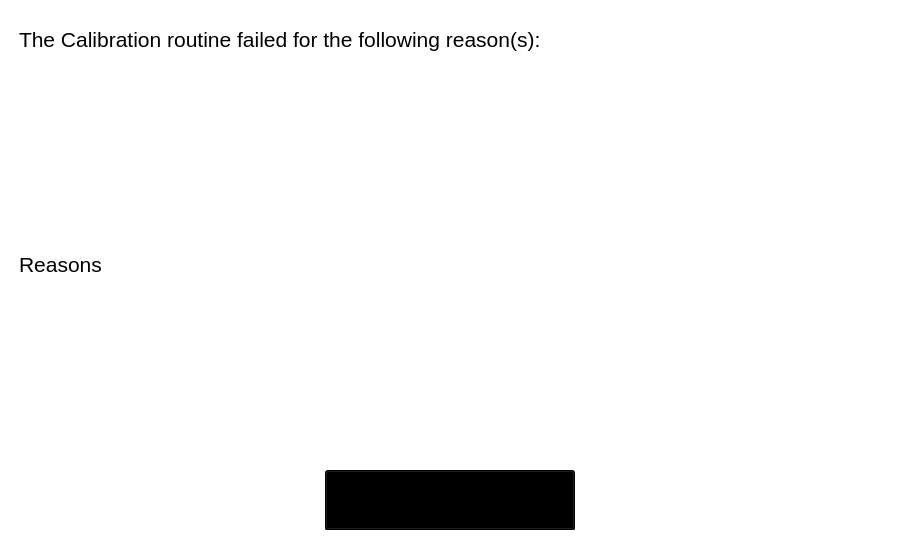
<?xml version="1.0" encoding="UTF-8"?>
<ui version="4.0">
 <class>Warning</class>
 <widget class="QWidget" name="Warning">
  <property name="geometry">
   <rect>
    <x>0</x>
    <y>0</y>
    <width>900</width>
    <height>550</height>
   </rect>
  </property>
  <property name="minimumSize">
   <size>
    <width>900</width>
    <height>550</height>
   </size>
  </property>
  <property name="palette">
   <palette>
    <active>
     <colorrole role="WindowText">
      <brush brushstyle="SolidPattern">
       <color alpha="255">
        <red>0</red>
        <green>0</green>
        <blue>0</blue>
       </color>
      </brush>
     </colorrole>
     <colorrole role="Button">
      <brush brushstyle="SolidPattern">
       <color alpha="255">
        <red>202</red>
        <green>224</green>
        <blue>235</blue>
       </color>
      </brush>
     </colorrole>
     <colorrole role="Dark">
      <brush brushstyle="SolidPattern">
       <color alpha="255">
        <red>160</red>
        <green>160</green>
        <blue>160</blue>
       </color>
      </brush>
     </colorrole>
     <colorrole role="Text">
      <brush brushstyle="SolidPattern">
       <color alpha="255">
        <red>0</red>
        <green>0</green>
        <blue>0</blue>
       </color>
      </brush>
     </colorrole>
     <colorrole role="ButtonText">
      <brush brushstyle="SolidPattern">
       <color alpha="255">
        <red>0</red>
        <green>0</green>
        <blue>0</blue>
       </color>
      </brush>
     </colorrole>
     <colorrole role="Base">
      <brush brushstyle="SolidPattern">
       <color alpha="255">
        <red>255</red>
        <green>255</green>
        <blue>255</blue>
       </color>
      </brush>
     </colorrole>
     <colorrole role="Window">
      <brush brushstyle="SolidPattern">
       <color alpha="255">
        <red>255</red>
        <green>255</green>
        <blue>255</blue>
       </color>
      </brush>
     </colorrole>
     <colorrole role="Shadow">
      <brush brushstyle="SolidPattern">
       <color alpha="255">
        <red>105</red>
        <green>105</green>
        <blue>105</blue>
       </color>
      </brush>
     </colorrole>
     <colorrole role="Highlight">
      <brush brushstyle="SolidPattern">
       <color alpha="255">
        <red>51</red>
        <green>153</green>
        <blue>255</blue>
       </color>
      </brush>
     </colorrole>
    </active>
    <inactive>
     <colorrole role="WindowText">
      <brush brushstyle="SolidPattern">
       <color alpha="255">
        <red>0</red>
        <green>0</green>
        <blue>0</blue>
       </color>
      </brush>
     </colorrole>
     <colorrole role="Button">
      <brush brushstyle="SolidPattern">
       <color alpha="255">
        <red>202</red>
        <green>224</green>
        <blue>235</blue>
       </color>
      </brush>
     </colorrole>
     <colorrole role="Dark">
      <brush brushstyle="SolidPattern">
       <color alpha="255">
        <red>160</red>
        <green>160</green>
        <blue>160</blue>
       </color>
      </brush>
     </colorrole>
     <colorrole role="Text">
      <brush brushstyle="SolidPattern">
       <color alpha="255">
        <red>0</red>
        <green>0</green>
        <blue>0</blue>
       </color>
      </brush>
     </colorrole>
     <colorrole role="ButtonText">
      <brush brushstyle="SolidPattern">
       <color alpha="255">
        <red>0</red>
        <green>0</green>
        <blue>0</blue>
       </color>
      </brush>
     </colorrole>
     <colorrole role="Base">
      <brush brushstyle="SolidPattern">
       <color alpha="255">
        <red>255</red>
        <green>255</green>
        <blue>255</blue>
       </color>
      </brush>
     </colorrole>
     <colorrole role="Window">
      <brush brushstyle="SolidPattern">
       <color alpha="255">
        <red>255</red>
        <green>255</green>
        <blue>255</blue>
       </color>
      </brush>
     </colorrole>
     <colorrole role="Shadow">
      <brush brushstyle="SolidPattern">
       <color alpha="255">
        <red>105</red>
        <green>105</green>
        <blue>105</blue>
       </color>
      </brush>
     </colorrole>
     <colorrole role="Highlight">
      <brush brushstyle="SolidPattern">
       <color alpha="255">
        <red>51</red>
        <green>153</green>
        <blue>255</blue>
       </color>
      </brush>
     </colorrole>
    </inactive>
    <disabled>
     <colorrole role="WindowText">
      <brush brushstyle="SolidPattern">
       <color alpha="255">
        <red>0</red>
        <green>0</green>
        <blue>0</blue>
       </color>
      </brush>
     </colorrole>
     <colorrole role="Button">
      <brush brushstyle="SolidPattern">
       <color alpha="255">
        <red>202</red>
        <green>224</green>
        <blue>235</blue>
       </color>
      </brush>
     </colorrole>
     <colorrole role="Dark">
      <brush brushstyle="SolidPattern">
       <color alpha="255">
        <red>160</red>
        <green>160</green>
        <blue>160</blue>
       </color>
      </brush>
     </colorrole>
     <colorrole role="Text">
      <brush brushstyle="SolidPattern">
       <color alpha="255">
        <red>0</red>
        <green>0</green>
        <blue>0</blue>
       </color>
      </brush>
     </colorrole>
     <colorrole role="ButtonText">
      <brush brushstyle="SolidPattern">
       <color alpha="255">
        <red>0</red>
        <green>0</green>
        <blue>0</blue>
       </color>
      </brush>
     </colorrole>
     <colorrole role="Base">
      <brush brushstyle="SolidPattern">
       <color alpha="255">
        <red>255</red>
        <green>255</green>
        <blue>255</blue>
       </color>
      </brush>
     </colorrole>
     <colorrole role="Window">
      <brush brushstyle="SolidPattern">
       <color alpha="255">
        <red>255</red>
        <green>255</green>
        <blue>255</blue>
       </color>
      </brush>
     </colorrole>
     <colorrole role="Shadow">
      <brush brushstyle="SolidPattern">
       <color alpha="255">
        <red>105</red>
        <green>105</green>
        <blue>105</blue>
       </color>
      </brush>
     </colorrole>
     <colorrole role="Highlight">
      <brush brushstyle="SolidPattern">
       <color alpha="255">
        <red>240</red>
        <green>240</green>
        <blue>240</blue>
       </color>
      </brush>
     </colorrole>
    </disabled>
   </palette>
  </property>
  <property name="font">
   <font>
    <weight>50</weight>
    <bold>false</bold>
   </font>
  </property>
  <property name="windowTitle">
   <string>Acceleroni</string>
  </property>
  <property name="toolTipDuration">
   <number>0</number>
  </property>
  <property name="autoFillBackground">
   <bool>true</bool>
  </property>
  <property name="styleSheet">
   <string notr="true"/>
  </property>
  <widget class="QWidget" name="layoutWidget">
   <property name="geometry">
    <rect>
     <x>19</x>
     <y>19</y>
     <width>861</width>
     <height>511</height>
    </rect>
   </property>
   <layout class="QVBoxLayout" name="verticalLayout">
    <property name="spacing">
     <number>10</number>
    </property>
    <item>
     <layout class="QHBoxLayout" name="topLayout">
      <property name="spacing">
       <number>0</number>
      </property>
      <item>
       <widget class="QLabel" name="lblWarning">
        <property name="minimumSize">
         <size>
          <width>0</width>
          <height>40</height>
         </size>
        </property>
        <property name="maximumSize">
         <size>
          <width>16777215</width>
          <height>40</height>
         </size>
        </property>
        <property name="sizeIncrement">
         <size>
          <width>0</width>
          <height>60</height>
         </size>
        </property>
        <property name="font">
         <font>
          <pointsize>16</pointsize>
         </font>
        </property>
        <property name="autoFillBackground">
         <bool>true</bool>
        </property>
        <property name="text">
         <string>The Calibration routine failed for the following reason(s):</string>
        </property>
       </widget>
      </item>
     </layout>
    </item>
    <item>
     <layout class="QHBoxLayout" name="middleLayout">
      <property name="spacing">
       <number>0</number>
      </property>
      <item>
       <widget class="QLabel" name="lblReasons">
        <property name="minimumSize">
         <size>
          <width>651</width>
          <height>380</height>
         </size>
        </property>
        <property name="font">
         <font>
          <pointsize>16</pointsize>
         </font>
        </property>
        <property name="autoFillBackground">
         <bool>true</bool>
        </property>
        <property name="text">
         <string>Reasons</string>
        </property>
        <property name="alignment">
         <set>Qt::AlignLeading|Qt::AlignLeft|Qt::AlignVCenter</set>
        </property>
        <property name="wordWrap">
         <bool>true</bool>
        </property>
       </widget>
      </item>
     </layout>
    </item>
    <item>
     <layout class="QHBoxLayout" name="bottomLayout">
      <property name="spacing">
       <number>0</number>
      </property>
      <item>
       <spacer name="leftSpacer">
        <property name="orientation">
         <enum>Qt::Horizontal</enum>
        </property>
        <property name="sizeHint" stdset="0">
         <size>
          <width>40</width>
          <height>20</height>
         </size>
        </property>
       </spacer>
      </item>
      <item>
       <widget class="QPushButton" name="butDone">
        <property name="minimumSize">
         <size>
          <width>250</width>
          <height>60</height>
         </size>
        </property>
        <property name="palette">
         <palette>
          <active>
           <colorrole role="WindowText">
            <brush brushstyle="SolidPattern">
             <color alpha="255">
              <red>0</red>
              <green>0</green>
              <blue>0</blue>
             </color>
            </brush>
           </colorrole>
           <colorrole role="Button">
            <brush brushstyle="LinearGradientPattern">
             <gradient startx="0.000000000000000" starty="1.000000000000000" endx="0.000000000000000" endy="0.000000000000000" type="LinearGradient" spread="RepeatSpread" coordinatemode="ObjectBoundingMode">
              <gradientstop position="0.000000000000000">
               <color alpha="255">
                <red>96</red>
                <green>96</green>
                <blue>96</blue>
               </color>
              </gradientstop>
              <gradientstop position="1.000000000000000">
               <color alpha="255">
                <red>255</red>
                <green>255</green>
                <blue>255</blue>
               </color>
              </gradientstop>
             </gradient>
            </brush>
           </colorrole>
           <colorrole role="Text">
            <brush brushstyle="SolidPattern">
             <color alpha="255">
              <red>0</red>
              <green>0</green>
              <blue>0</blue>
             </color>
            </brush>
           </colorrole>
           <colorrole role="ButtonText">
            <brush brushstyle="SolidPattern">
             <color alpha="255">
              <red>0</red>
              <green>0</green>
              <blue>0</blue>
             </color>
            </brush>
           </colorrole>
           <colorrole role="Base">
            <brush brushstyle="LinearGradientPattern">
             <gradient startx="0.000000000000000" starty="1.000000000000000" endx="0.000000000000000" endy="0.000000000000000" type="LinearGradient" spread="RepeatSpread" coordinatemode="ObjectBoundingMode">
              <gradientstop position="0.000000000000000">
               <color alpha="255">
                <red>96</red>
                <green>96</green>
                <blue>96</blue>
               </color>
              </gradientstop>
              <gradientstop position="1.000000000000000">
               <color alpha="255">
                <red>255</red>
                <green>255</green>
                <blue>255</blue>
               </color>
              </gradientstop>
             </gradient>
            </brush>
           </colorrole>
           <colorrole role="Window">
            <brush brushstyle="LinearGradientPattern">
             <gradient startx="0.000000000000000" starty="1.000000000000000" endx="0.000000000000000" endy="0.000000000000000" type="LinearGradient" spread="RepeatSpread" coordinatemode="ObjectBoundingMode">
              <gradientstop position="0.000000000000000">
               <color alpha="255">
                <red>96</red>
                <green>96</green>
                <blue>96</blue>
               </color>
              </gradientstop>
              <gradientstop position="1.000000000000000">
               <color alpha="255">
                <red>255</red>
                <green>255</green>
                <blue>255</blue>
               </color>
              </gradientstop>
             </gradient>
            </brush>
           </colorrole>
          </active>
          <inactive>
           <colorrole role="WindowText">
            <brush brushstyle="SolidPattern">
             <color alpha="255">
              <red>0</red>
              <green>0</green>
              <blue>0</blue>
             </color>
            </brush>
           </colorrole>
           <colorrole role="Button">
            <brush brushstyle="LinearGradientPattern">
             <gradient startx="0.000000000000000" starty="1.000000000000000" endx="0.000000000000000" endy="0.000000000000000" type="LinearGradient" spread="RepeatSpread" coordinatemode="ObjectBoundingMode">
              <gradientstop position="0.000000000000000">
               <color alpha="255">
                <red>96</red>
                <green>96</green>
                <blue>96</blue>
               </color>
              </gradientstop>
              <gradientstop position="1.000000000000000">
               <color alpha="255">
                <red>255</red>
                <green>255</green>
                <blue>255</blue>
               </color>
              </gradientstop>
             </gradient>
            </brush>
           </colorrole>
           <colorrole role="Text">
            <brush brushstyle="SolidPattern">
             <color alpha="255">
              <red>0</red>
              <green>0</green>
              <blue>0</blue>
             </color>
            </brush>
           </colorrole>
           <colorrole role="ButtonText">
            <brush brushstyle="SolidPattern">
             <color alpha="255">
              <red>0</red>
              <green>0</green>
              <blue>0</blue>
             </color>
            </brush>
           </colorrole>
           <colorrole role="Base">
            <brush brushstyle="LinearGradientPattern">
             <gradient startx="0.000000000000000" starty="1.000000000000000" endx="0.000000000000000" endy="0.000000000000000" type="LinearGradient" spread="RepeatSpread" coordinatemode="ObjectBoundingMode">
              <gradientstop position="0.000000000000000">
               <color alpha="255">
                <red>96</red>
                <green>96</green>
                <blue>96</blue>
               </color>
              </gradientstop>
              <gradientstop position="1.000000000000000">
               <color alpha="255">
                <red>255</red>
                <green>255</green>
                <blue>255</blue>
               </color>
              </gradientstop>
             </gradient>
            </brush>
           </colorrole>
           <colorrole role="Window">
            <brush brushstyle="LinearGradientPattern">
             <gradient startx="0.000000000000000" starty="1.000000000000000" endx="0.000000000000000" endy="0.000000000000000" type="LinearGradient" spread="RepeatSpread" coordinatemode="ObjectBoundingMode">
              <gradientstop position="0.000000000000000">
               <color alpha="255">
                <red>96</red>
                <green>96</green>
                <blue>96</blue>
               </color>
              </gradientstop>
              <gradientstop position="1.000000000000000">
               <color alpha="255">
                <red>255</red>
                <green>255</green>
                <blue>255</blue>
               </color>
              </gradientstop>
             </gradient>
            </brush>
           </colorrole>
          </inactive>
          <disabled>
           <colorrole role="WindowText">
            <brush brushstyle="SolidPattern">
             <color alpha="255">
              <red>0</red>
              <green>0</green>
              <blue>0</blue>
             </color>
            </brush>
           </colorrole>
           <colorrole role="Button">
            <brush brushstyle="LinearGradientPattern">
             <gradient startx="0.000000000000000" starty="1.000000000000000" endx="0.000000000000000" endy="0.000000000000000" type="LinearGradient" spread="RepeatSpread" coordinatemode="ObjectBoundingMode">
              <gradientstop position="0.000000000000000">
               <color alpha="255">
                <red>96</red>
                <green>96</green>
                <blue>96</blue>
               </color>
              </gradientstop>
              <gradientstop position="1.000000000000000">
               <color alpha="255">
                <red>255</red>
                <green>255</green>
                <blue>255</blue>
               </color>
              </gradientstop>
             </gradient>
            </brush>
           </colorrole>
           <colorrole role="Text">
            <brush brushstyle="SolidPattern">
             <color alpha="255">
              <red>0</red>
              <green>0</green>
              <blue>0</blue>
             </color>
            </brush>
           </colorrole>
           <colorrole role="ButtonText">
            <brush brushstyle="SolidPattern">
             <color alpha="255">
              <red>0</red>
              <green>0</green>
              <blue>0</blue>
             </color>
            </brush>
           </colorrole>
           <colorrole role="Base">
            <brush brushstyle="LinearGradientPattern">
             <gradient startx="0.000000000000000" starty="1.000000000000000" endx="0.000000000000000" endy="0.000000000000000" type="LinearGradient" spread="RepeatSpread" coordinatemode="ObjectBoundingMode">
              <gradientstop position="0.000000000000000">
               <color alpha="255">
                <red>96</red>
                <green>96</green>
                <blue>96</blue>
               </color>
              </gradientstop>
              <gradientstop position="1.000000000000000">
               <color alpha="255">
                <red>255</red>
                <green>255</green>
                <blue>255</blue>
               </color>
              </gradientstop>
             </gradient>
            </brush>
           </colorrole>
           <colorrole role="Window">
            <brush brushstyle="LinearGradientPattern">
             <gradient startx="0.000000000000000" starty="1.000000000000000" endx="0.000000000000000" endy="0.000000000000000" type="LinearGradient" spread="RepeatSpread" coordinatemode="ObjectBoundingMode">
              <gradientstop position="0.000000000000000">
               <color alpha="255">
                <red>96</red>
                <green>96</green>
                <blue>96</blue>
               </color>
              </gradientstop>
              <gradientstop position="1.000000000000000">
               <color alpha="255">
                <red>255</red>
                <green>255</green>
                <blue>255</blue>
               </color>
              </gradientstop>
             </gradient>
            </brush>
           </colorrole>
          </disabled>
         </palette>
        </property>
        <property name="font">
         <font>
          <pointsize>22</pointsize>
          <weight>75</weight>
          <bold>true</bold>
         </font>
        </property>
        <property name="autoFillBackground">
         <bool>true</bool>
        </property>
        <property name="text">
         <string>OK</string>
        </property>
       </widget>
      </item>
      <item>
       <spacer name="rightSpacer">
        <property name="orientation">
         <enum>Qt::Horizontal</enum>
        </property>
        <property name="sizeHint" stdset="0">
         <size>
          <width>40</width>
          <height>20</height>
         </size>
        </property>
       </spacer>
      </item>
     </layout>
    </item>
   </layout>
  </widget>
 </widget>
 <resources/>
 <connections/>
</ui>
